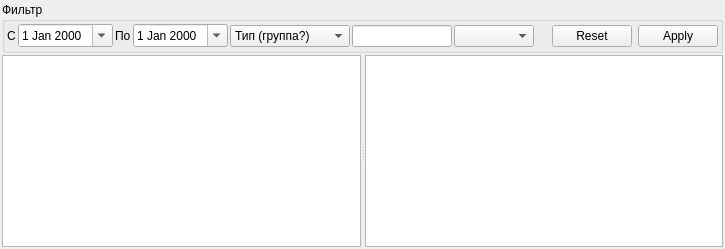
     <widget class="QWidget" name="tabAmbCardCure">
      <attribute name="title">
       <string>Лечение</string>
      </attribute>
      <layout class="QGridLayout" name="_14">
       <property name="margin">
        <number>2</number>
       </property>
       <property name="spacing">
        <number>2</number>
       </property>
       <item row="0" column="0">
        <widget class="QGroupBox" name="frmAmbCardCureFilter">
         <property name="sizePolicy">
          <sizepolicy hsizetype="Preferred" vsizetype="Minimum">
           <horstretch>0</horstretch>
           <verstretch>0</verstretch>
          </sizepolicy>
         </property>
         <property name="title">
          <string>Фильтр</string>
         </property>
         <layout class="QGridLayout" name="_15">
          <property name="margin">
           <number>2</number>
          </property>
          <property name="spacing">
           <number>2</number>
          </property>
          <item row="0" column="0">
           <widget class="QLabel" name="lblAmbCardCureBegDate">
            <property name="text">
             <string>С</string>
            </property>
           </widget>
          </item>
          <item row="0" column="1">
           <widget class="CDateEdit" name="edtAmbCardCureBegDate">
            <property name="calendarPopup">
             <bool>true</bool>
            </property>
           </widget>
          </item>
          <item row="0" column="2">
           <widget class="QLabel" name="lblAmbCardCureEndDate">
            <property name="text">
             <string>По</string>
            </property>
           </widget>
          </item>
          <item row="0" column="3">
           <widget class="CDateEdit" name="edtAmbCardCureEndDate">
            <property name="calendarPopup">
             <bool>true</bool>
            </property>
           </widget>
          </item>
          <item row="0" column="4">
           <widget class="CActionTypeComboBox" name="cmbAmbCardCureGroup">
            <property name="minimumSize">
             <size>
              <width>120</width>
              <height>0</height>
             </size>
            </property>
            <item>
             <property name="text">
              <string>Тип (группа?)</string>
             </property>
            </item>
           </widget>
          </item>
          <item row="0" column="5">
           <widget class="QLineEdit" name="edtAmbCardCureOffice">
            <property name="sizePolicy">
             <sizepolicy hsizetype="Maximum" vsizetype="Fixed">
              <horstretch>0</horstretch>
              <verstretch>0</verstretch>
             </sizepolicy>
            </property>
            <property name="minimumSize">
             <size>
              <width>60</width>
              <height>0</height>
             </size>
            </property>
            <property name="maximumSize">
             <size>
              <width>100</width>
              <height>16777215</height>
             </size>
            </property>
            <property name="maxLength">
             <number>10</number>
            </property>
            <property name="readOnly">
             <bool>false</bool>
            </property>
           </widget>
          </item>
          <item row="0" column="6">
           <widget class="COrgStructureComboBox" name="cmbAmbCardCureOrgStructure">
            <property name="sizePolicy">
             <sizepolicy hsizetype="Expanding" vsizetype="Fixed">
              <horstretch>0</horstretch>
              <verstretch>0</verstretch>
             </sizepolicy>
            </property>
            <property name="minimumSize">
             <size>
              <width>80</width>
              <height>0</height>
             </size>
            </property>
           </widget>
          </item>
          <item row="0" column="7">
           <spacer>
            <property name="orientation">
             <enum>Qt::Horizontal</enum>
            </property>
            <property name="sizeHint" stdset="0">
             <size>
              <width>16</width>
              <height>24</height>
             </size>
            </property>
           </spacer>
          </item>
          <item row="0" column="8">
           <widget class="QDialogButtonBox" name="cmdAmbCardCureButtonBox">
            <property name="sizePolicy">
             <sizepolicy hsizetype="Maximum" vsizetype="Fixed">
              <horstretch>0</horstretch>
              <verstretch>0</verstretch>
             </sizepolicy>
            </property>
            <property name="orientation">
             <enum>Qt::Horizontal</enum>
            </property>
            <property name="standardButtons">
             <set>QDialogButtonBox::Apply|QDialogButtonBox::Reset</set>
            </property>
           </widget>
          </item>
         </layout>
        </widget>
       </item>
       <item row="1" column="0">
        <widget class="QFrame" name="frmAmbCardCureAction">
         <property name="sizePolicy">
          <sizepolicy hsizetype="Preferred" vsizetype="Expanding">
           <horstretch>0</horstretch>
           <verstretch>0</verstretch>
          </sizepolicy>
         </property>
         <property name="frameShape">
          <enum>QFrame::NoFrame</enum>
         </property>
         <property name="frameShadow">
          <enum>QFrame::Raised</enum>
         </property>
         <layout class="QGridLayout" name="_16">
          <property name="margin">
           <number>0</number>
          </property>
          <property name="spacing">
           <number>0</number>
          </property>
          <item row="0" column="0">
           <widget class="QSplitter" name="splitterAmbCardCureAction">
            <property name="orientation">
             <enum>Qt::Horizontal</enum>
            </property>
            <widget class="CRegistryActionsTableView" name="tblAmbCardCureActions"/>
            <widget class="CActionPropertiesTableView" name="tblAmbCardCureActionProperties"/>
           </widget>
          </item>
         </layout>
        </widget>
       </item>
      </layout>
     </widget>
